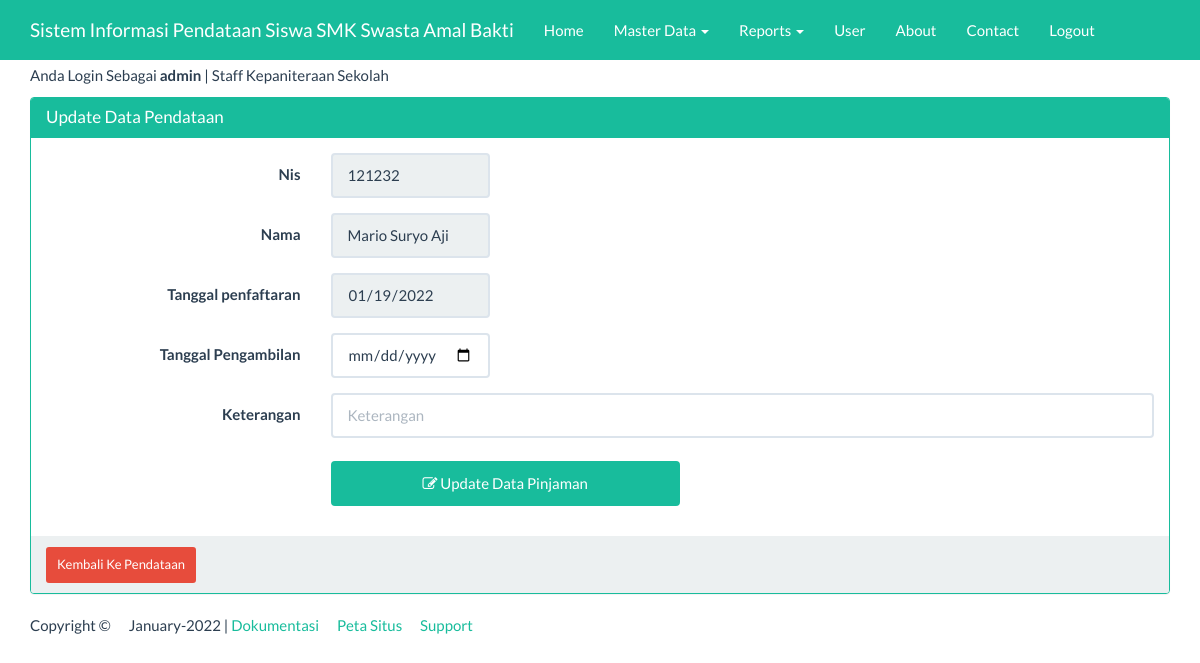
Screenshot of /index_admin.php?page=Pendataan&actions=edit&nis=121232 (signed in) with the database file from the repository.
### tables this page shows
CREATE TABLE IF NOT EXISTS `pendataan` (
  `nis` int(10) NOT NULL,
  `nama` varchar(25) NOT NULL,
  `tgl_pendaftaran` date NOT NULL,
  `tgl_pengambilan` date NOT NULL,
  `lama_pengambilan` varchar(20) NOT NULL,
  `keterangan` varchar(283) NOT NULL
);

### views/pendataan_edit.php (the view, shortened to what this page needs)
<?php
$nis=$_GET['nis'];
$ambil=  mysqli_query($koneksi, "SELECT * FROM Pendataan WHERE nis='$nis'") or die ("SQL Edit error");
$data= mysqli_fetch_array($ambil);
?>
<div class="container">
    <div class="row">
        <div class="col-xs-12">
            <div class="panel panel-success">
                <div class="panel-heading">
                    <h3 class="panel-title">Update Data Pendataan</h3>
                </div>
                <div class="panel-body">
                    <form class="form-horizontal" action="" method="post">
                        <div class="form-group">
                            <label for="nis" class="col-sm-3 control-label">Nis</label>
                             <div class="col-sm-2">
								<input type="text" name="nis" value="<?=$data['nis']?>"class="form-control" id="inputEmail3" placeholder="Nis" readonly="true">
                            </div>
                        </div>
                        <div class="form-group">
                            <label for="nama" class="col-sm-3 control-label">Nama</label>
                             <div class="col-sm-2">
                                <input type="text" name="nama" value="<?=$data['nama']?>"class="form-control" id="inputEmail3" placeholder="Nama" readonly="true">
                            </div>
                        </div>
                        <div class="form-group">
                            <label for="tgl_pendaftaran" class="col-sm-3 control-label">Tanggal penfaftaran</label>
                             <div class="col-sm-2">
                                <input type="date" name="tgl_pendaftaran" value="<?=$data['tgl_pendaftaran']?>"class="form-control" id="inputEmail3"  readonly="true">
                            </div>
                        </div>
                                <div class="form-group">
                            <label for="tgl_pengambilan" class="col-sm-3 control-label">Tanggal Pengambilan</label>
                             <div class="col-sm-2">
                                <input type="date" name="tgl_pengambilan"class="form-control" id="inputEmail3">
                            </div>
                        </div>
                        <div class="form-group">
                            <label for="ket" class="col-sm-3 control-label">Keterangan</label>
                            <div class="col-sm-9">
                                <input type="text" name="ket" value="<?=$data['keterangan']?>" class="form-control" id="inputPassword3" placeholder="Keterangan">
                            </div>
                        </div>
                        <div class="form-group">
                            <div class="col-sm-offset-3 col-sm-4">
                                <button type="submit" class="btn btn-success">
                                    <span class="fa fa-edit"></span> Update Data Pinjaman</button>
                            </div>
                        </div>
                    </form>
                </div>
                <div class="panel-footer">
                    <a href="?page=pendataan&actions=tampil" class="btn btn-danger btn-sm">
                        Kembali Ke Pendataan
                    </a>
                </div>
            </div>
        </div>
    </div>
</div>

### index_admin.php (style rules this page uses)
body { margin-top:65px; }
button { background-color: #4CAF50; color: white; padding: 14px 20px; margin: 8px 0; border: none; cursor: pointer; width: 100%; }

### rows the page displays
pendataan: nis "121232", nama "Mario Suryo Aji", tgl_pendaftaran "01/19/2022"

### other values shown
$_SESSION['username'] "admin"
$_SESSION['ket'] "Staff Kepaniteraan Sekolah"
